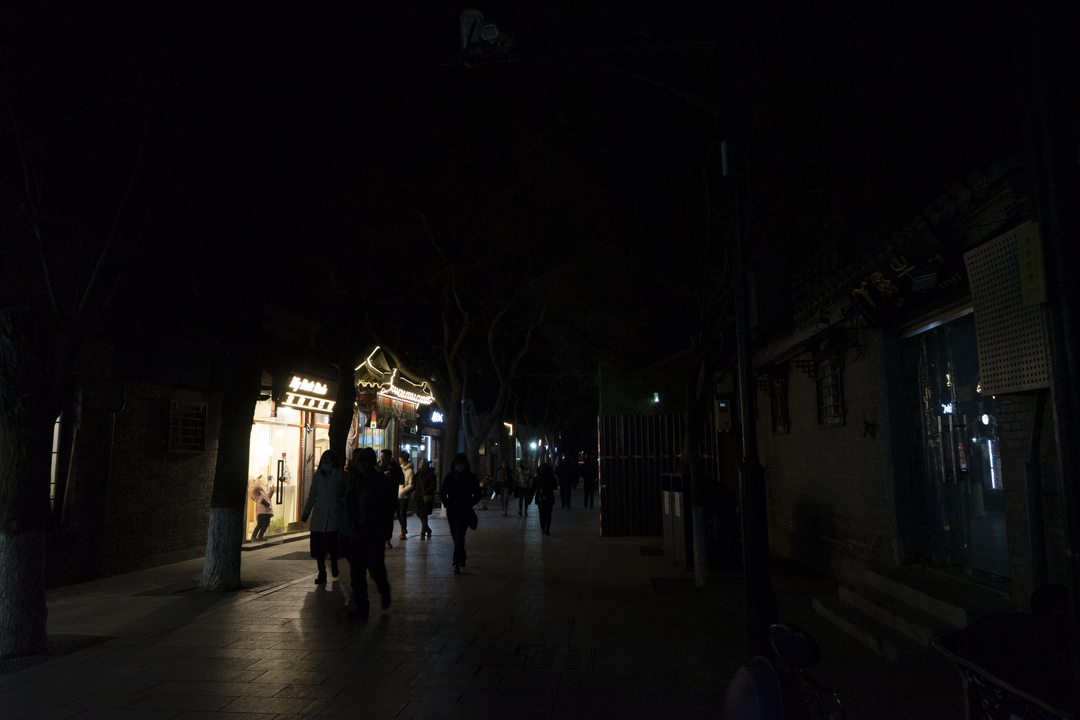
#> input picture 3.png, 1080 x 720 px, found by its file name
$ jupyter execute --allow-errors act1_VA.ipynb
#> lines starting #> are read from the running program, lines starting #| are printed output that depends on the picture; after the words box and inside, x2 and y2 are one past the last pixel; in counts of white or black regions, pixels touching at a corner belong together
#> in read_image, image is the input picture: shape (720, 1080, 3); mean B, G, R 12.6, 12.8, 14.1
# Mejora de Imagen: Operaciones Elementales

Dataset: https://www.kaggle.com/datasets/soumikrakshit/dark-face-dataset

# Código

[cell 1]
import cv2
import numpy as np
import matplotlib.pyplot as plt
from matplotlib.ticker import ScalarFormatter, FuncFormatter
from matplotlib.gridspec import GridSpec

class ImageProcessing:
    # [6 lines left out: function show_image, not called in this run]

    def read_image(self, path):
        # Leer la imagen
        image = cv2.imread(path, cv2.IMREAD_UNCHANGED)
        if image is None:
            raise FileNotFoundError(f"No se pudo cargar la imagen desde la ruta: {path}")
        #return self.convert_to_8bit(image)
        return image

    def save_image(self, image, name):
        # Guardar la imagen
        cv2.imwrite(name, image)

    # [7 lines left out: function convert_to_8bit, not called in this run]

    def black_white(self, image):
        # Convertir la imagen a blanco y negro
        gray = cv2.cvtColor(image, cv2.COLOR_BGR2GRAY)
        return gray

    def negative(self, image):
        # Convertir la imagen a negativo
        negative = cv2.bitwise_not(image)
        return negative

    def logaritmic(self, image):
        # Aplicar transformación logarítmica
        log_image = np.log1p(image)
        log_image = (log_image / log_image.max()) * 255
        log_image = log_image.astype('uint8')
#> in compare_images, `hist1, bins1 = np.histogram(image1.ravel(), 256, [0, 256])`: hist1 = 256 values, max 128112 at index 2, min 35 at index 214, mean 3037.5; bins1 = 257 values from 0 to 256
#> in compare_images, `cum_freq1 = hist1.cumsum()`: cum_freq1 = 256 values from 4430 to 777600
#> in compare_images, `hist2, bins2 = np.histogram(image2.ravel(), 256, [0, 256])`: hist2 = 256 values, max 128112 at index 50, min 0 at index 1, mean 3037.5; bins2 = 257 values from 0 to 256
#> in compare_images, `cum_freq2 = hist2.cumsum()`: cum_freq2 = 256 values from 4430 to 777600
        return log_image

    def add_images(self, image1, image2):
        # Sumar dos imágenes
        added = cv2.add(image1, image2)
        return added

    def substract_images(self, image1, image2):
        # Restar dos imágenes
        substracted = cv2.subtract(image1, image2)
        return substracted

    def mean_images(self, image1, image2):
        # Promedio de dos imágenes
        mean = cv2.addWeighted(image1, 0.5, image2, 0.5, 0)
        return mean

    # [9 lines left out: functions spatial_filter_smooth, spatial_filter_contour, not called in this run]

    def contrast(self, image, alpha, beta):
        # Convertir la imagen a contraste
#> called with alpha = 2, beta = 200
        contrast = cv2.convertScaleAbs(image, alpha=alpha, beta=beta)
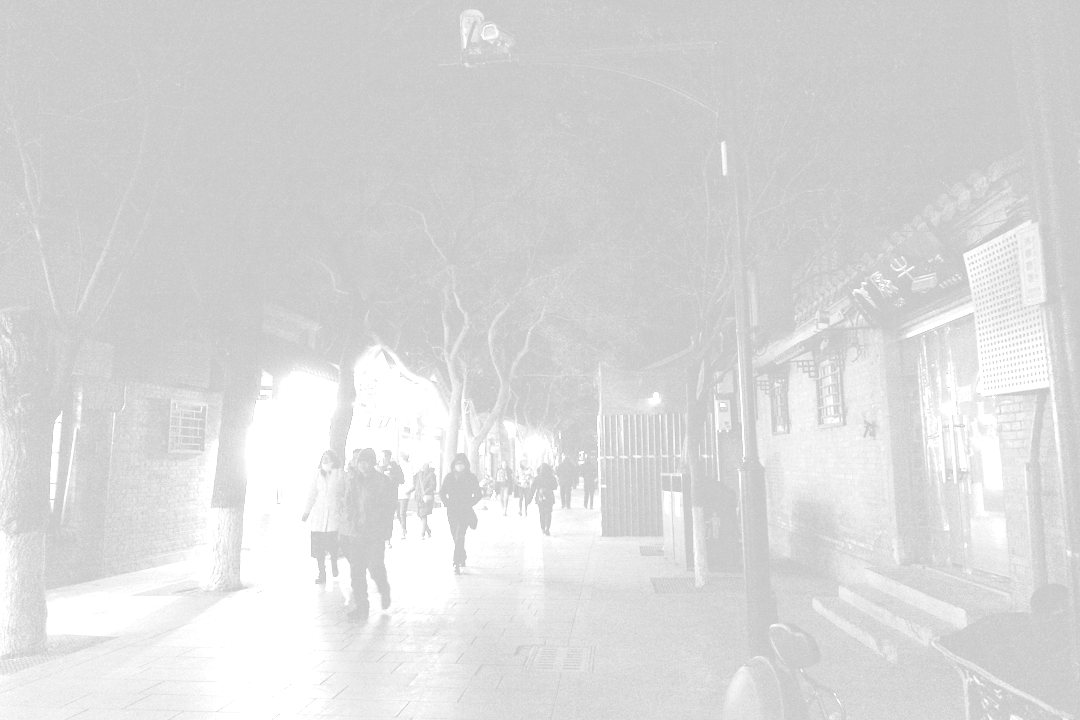
#> contrast: shape (720, 1080); min 200, max 255, mean 217.7
        return contrast

    def gamma(self, image, gamma):
        # Convertir la imagen a gamma
        gamma_corrected = np.power(image / 255.0, gamma)
        gamma_corrected = np.uint8(gamma_corrected * 255)
        return gamma_corrected

    def histogram_equalization(self, image):
        # Comprobar si la imagen ya está en escala de grises
        if len(image.shape) == 3:
            # Convertir la imagen a escala de grises
            image = cv2.cvtColor(image, cv2.COLOR_BGR2GRAY)

        # Asegurarse de que la imagen sea de tipo uint8
        if image.dtype != np.uint8:
            image = image.astype(np.uint8)

        # Aplicar ecualización del histograma
        hist = cv2.equalizeHist(image)
        return hist

    # [10 lines left out: functions histogram, remove_noise, not called in this run]

    def compare_images(self, image1, image2, hist, titulo):
        # Graficar las imágenes para comparar
        # Si hist es True, mostrar el histograma y la frecuencia acumulada de las imágenes
        fig = plt.figure(figsize=(9, 6))
        # Título general
        fig.suptitle(titulo, fontsize=16, fontweight='bold')
        gs = GridSpec(2, 2, height_ratios=[1, 1], hspace=0.3)

        ax1 = fig.add_subplot(gs[0, 0])
        ax1.imshow(cv2.cvtColor(image1, cv2.COLOR_BGR2RGB), aspect='auto')
        ax1.axis('off')
        ax1.set_title('(a) Imagen Original')

        ax2 = fig.add_subplot(gs[0, 1])
        if len(image2.shape) == 2:  # Si la imagen procesada es en escala de grises
            ax2.imshow(image2, cmap='gray', aspect='auto')
        else:
            ax2.imshow(cv2.cvtColor(image2, cv2.COLOR_BGR2RGB), aspect='auto')
        ax2.axis('off')
        ax2.set_title('(b) Imagen Procesada')

        if hist:
            # Histograma y frecuencia acumulada para la imagen original
            ax3 = fig.add_subplot(gs[1, 0])
            ax3.hist(image1.ravel(), 256, [0, 256], color='black', alpha=0.5, label='Histograma')
            ax3.set_title('(c) Histograma - Frecuencia Acumulada\nde la Imagen Original')
            ax3.yaxis.set_visible(False)

            # Eje secundario para la frecuencia acumulada
            ax3_twin = ax3.twinx()
            hist1, bins1 = np.histogram(image1.ravel(), 256, [0, 256])
            cum_freq1 = hist1.cumsum()
            ax3_twin.plot(bins1[:-1], cum_freq1, color='red', alpha=0.5, label='Frecuencia Acumulada')
            ax3_twin.yaxis.set_visible(False)

            # Histograma y frecuencia acumulada para la imagen procesada
            ax4 = fig.add_subplot(gs[1, 1])
            ax4.hist(image2.ravel(), 256, [0, 256], color='black', alpha=0.5, label='Histograma')
            ax4.set_title('(d) Histograma - Frecuencia Acumulada \nde la Imagen Procesada')
            ax4.yaxis.set_visible(False)

            # Eje secundario para la frecuencia acumulada
            ax4_twin = ax4.twinx()
            hist2, bins2 = np.histogram(image2.ravel(), 256, [0, 256])
            cum_freq2 = hist2.cumsum()
            ax4_twin.plot(bins2[:-1], cum_freq2, color='red', alpha=0.5, label='Frecuencia Acumulada')
            ax4_twin.yaxis.set_visible(False)

        plt.show()

    # [25 lines left out: functions format_axes, format_axes, not called in this run]

[cell 2]
# Load the image
image_path = 'data/3.png'

# Crea un objeto de la clase ImageProcessing
image_processing = ImageProcessing()

# Lee la imagen y la convierte a blanco y negro
image = image_processing.read_image(image_path)
image = image_processing.black_white(image)

# Compara la imagen original con la imagen procesada
image_processing.compare_images(image, image_processing.logaritmic(image), hist=True, titulo='Transformación Logarítmica')

[cell 3]
image_processing.compare_images(image, image_processing.negative(image), hist=False, titulo='Transformación Negativa')

[cell 4]
image_processing.compare_images(image, image_processing.contrast(image, 2, 200), hist=True, titulo='Transformación de Contraste')

[cell 5]
fig, axes = plt.subplots(2, 2, figsize=(9, 6))

# Titulo general
fig.suptitle('Transformación de Gamma', fontsize=16, fontweight='bold')

# Grafica utilizando distintos valores de gamma
axes[0, 0].imshow(image_processing.gamma(image, 0.8), cmap='gray')
axes[0, 0].set_title('Gamma = 0.8')
axes[0, 0].axis('off')
axes[0, 1].imshow(image_processing.gamma(image, 0.5), cmap='gray')
axes[0, 1].set_title('Gamma = 0.5')
axes[0, 1].axis('off')
axes[1, 0].imshow(image_processing.gamma(image, 0.2), cmap='gray')
axes[1, 0].set_title('Gamma = 0.2')
axes[1, 0].axis('off')

# Gráfica con el histograma combinado de las 3 imágenes
hist_bins = np.arange(0, 257)
hist_gamma_08 = image_processing.gamma(image, 0.8).ravel()
hist_gamma_05 = image_processing.gamma(image, 0.5).ravel()
hist_gamma_02 = image_processing.gamma(image, 0.2).ravel()

axes[1, 1].hist([hist_gamma_08, hist_gamma_05, hist_gamma_02], hist_bins, color=['red', 'green', 'blue'], label=['Gamma = 0.8', 'Gamma = 0.5', 'Gamma = 0.2'])
axes[1, 1].set_title('Histograma combinado')
axes[1, 1].legend()
axes[1, 1].yaxis.set_visible(False)


plt.tight_layout()
plt.show()
#> figure, not shown here; panel 4: tallest bar 128112 high, from x = 5.1 to 5.37; panel 4: tallest bar 128112 high, from x = 22.37 to 22.63; panel 4: tallest bar 128112 high, from x = 96.63 to 96.9

[cell 6]
image_processing.compare_images(image, image_processing.histogram_equalization(image), hist=True, titulo='Ecualización de Histograma')
#> in histogram_equalization, `hist = cv2.equalizeHist(image)`:
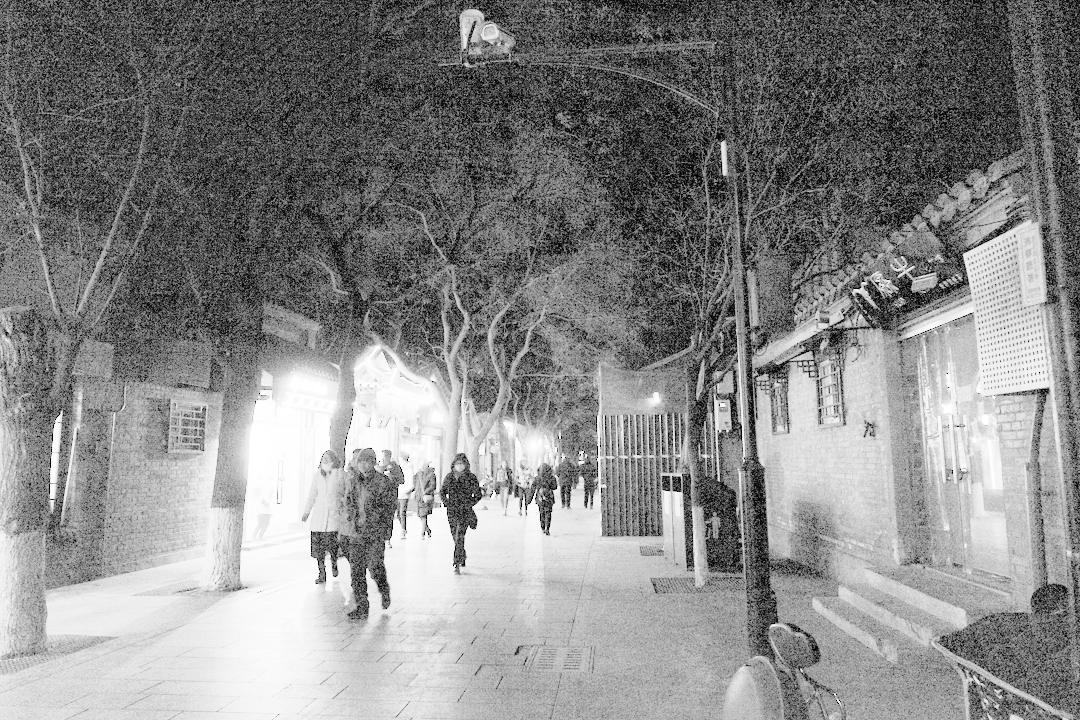
#> hist: shape (720, 1080); min 0, max 255, mean 136.2

#> (a cell that did not finish here is left out)


image = image_processing.black_white(image)

image_processing.compare_images(image, image_processing.histogram_equalization(image), hist=False, titulo='Ecualización de Histograma')
image = image_processing.read_image('data/4.png')

image = image_processing.black_white(image)
image_processing.compare_images(image, image_processing.histogram_equalization(image), hist=True, titulo='Ecualización de Histograma')

[cell 8]
image1= image_processing.read_image('data/4.png')
#> call 3 of read_image, with path = 'data/4.png'
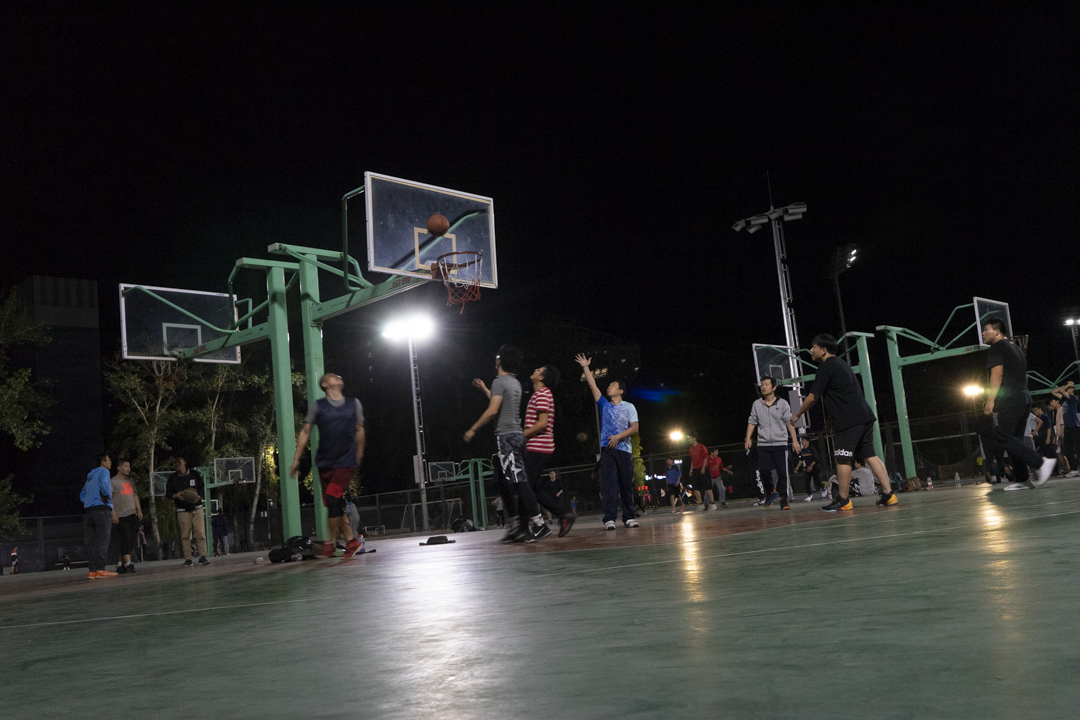
#> input picture 4.png, 1080 x 720 px, found by its file name
#> in read_image, image is the input picture: shape (720, 1080, 3); mean B, G, R 42, 43, 42.7
image2= image_processing.read_image('data/5.png')
#> call 4 of read_image, with path = 'data/5.png'
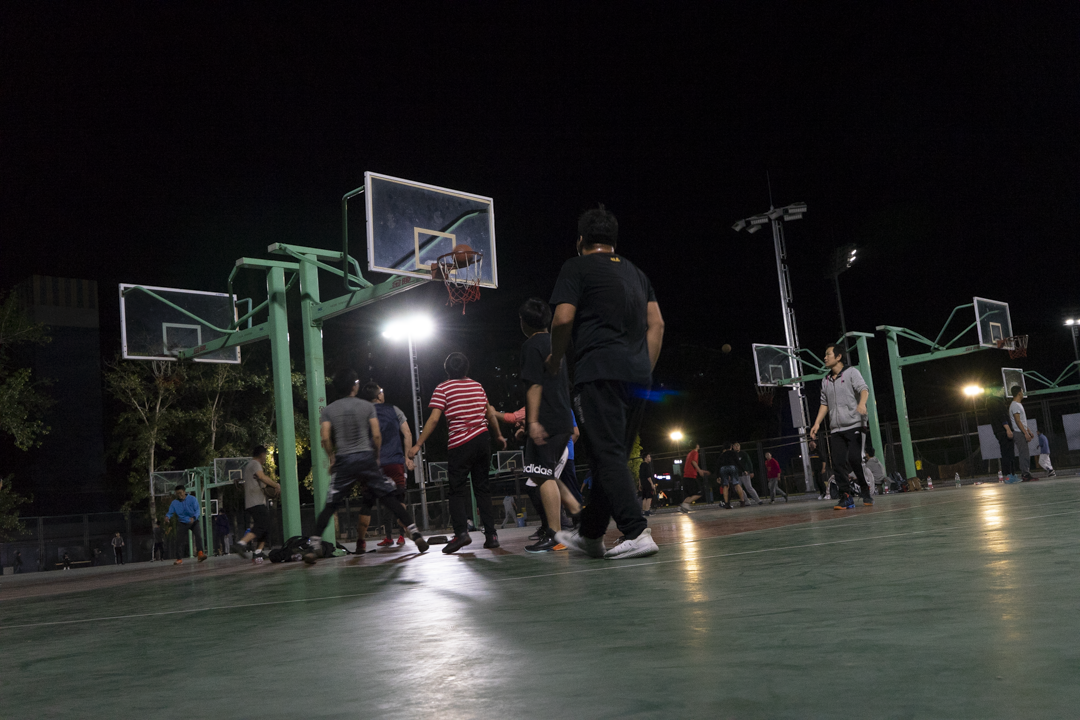
#> input picture 5.png, 1080 x 720 px, found by its file name
#> in read_image, image is the input picture: shape (720, 1080, 3); mean B, G, R 40.1, 41.3, 40.8

image1 = image_processing.black_white(image1)
image2 = image_processing.black_white(image2)

image_sub = image_processing.substract_images(image1, image2)
image_add = image_processing.add_images(image1, image2)
image_mean = image_processing.mean_images(image1, image2)
_, thresholded = cv2.threshold(image_processing.negative(image_sub), 230, 255, cv2.THRESH_BINARY)
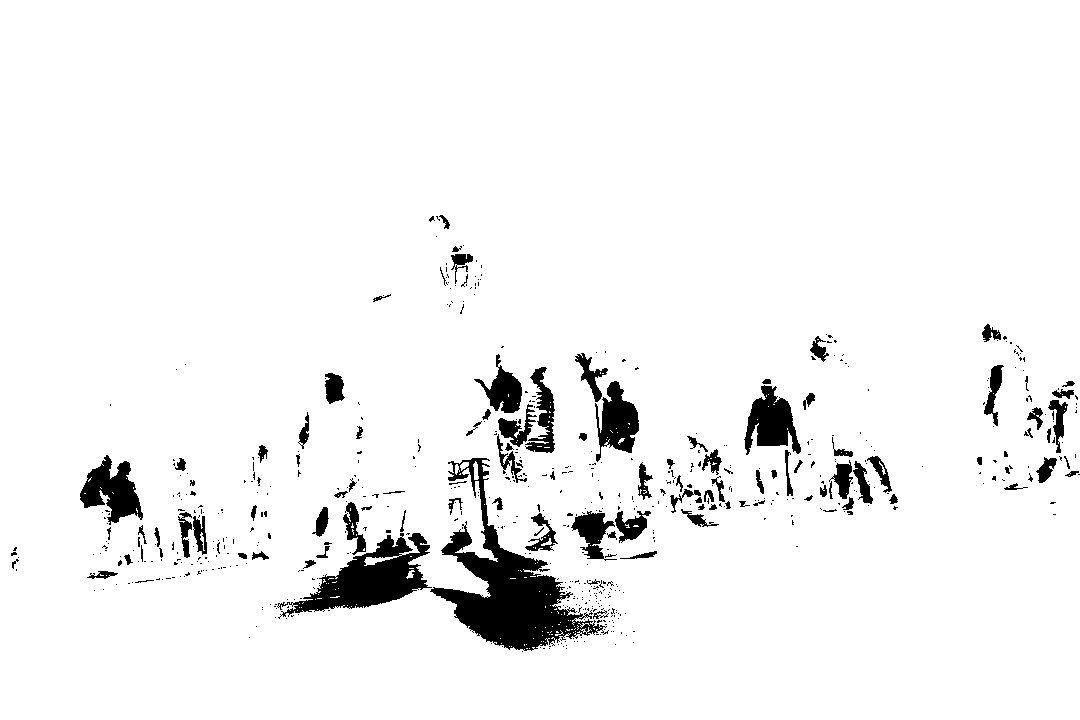
#> thresholded: shape (720, 1080); 94.9% white; 622 black regions (511 under 20 px), largest, box (x1, y1, x2, y2) and area: (430, 458, 609, 651) 10219, (277, 533, 432, 619) 5203, (80, 455, 143, 525) 2266

#Muestra las dos imagenes image1 y image2
fig, axes = plt.subplots(1, 2, figsize=(9, 6))

axes[0].imshow(image1, cmap='gray')
axes[0].set_title('(a) Imagen 1')
axes[0].axis('off')

axes[1].imshow(image2, cmap='gray')
axes[1].set_title('(b) Imagen 2')
axes[1].axis('off')

plt.tight_layout()
plt.show()

[cell 9]
fig, axes = plt.subplots(2, 2, figsize=(9, 6))

# Grafica la resta de las imágenes
axes[0, 0].imshow(image_sub, cmap='gray')
axes[0, 0].set_title('(a) Resta de imágenes')
axes[0, 0].axis('off')

# Grafica el threshold del negativo de la resta
axes[0, 1].imshow(thresholded, cmap='gray')
axes[0, 1].set_title('(b) Threshold del negativo de la resta')
axes[0, 1].axis('off')

# Grafica la suma de las imágenes
axes[1, 0].imshow(image_add, cmap='gray')
axes[1, 0].set_title('(c) Suma de iumágenes')
axes[1, 0].axis('off')

# Grafica el promedio de las imágenes
axes[1, 1].imshow(image_mean, cmap='gray')
axes[1, 1].set_title('(d) Promedio de las imágenes')
axes[1, 1].axis('off')

plt.tight_layout()
plt.show()
